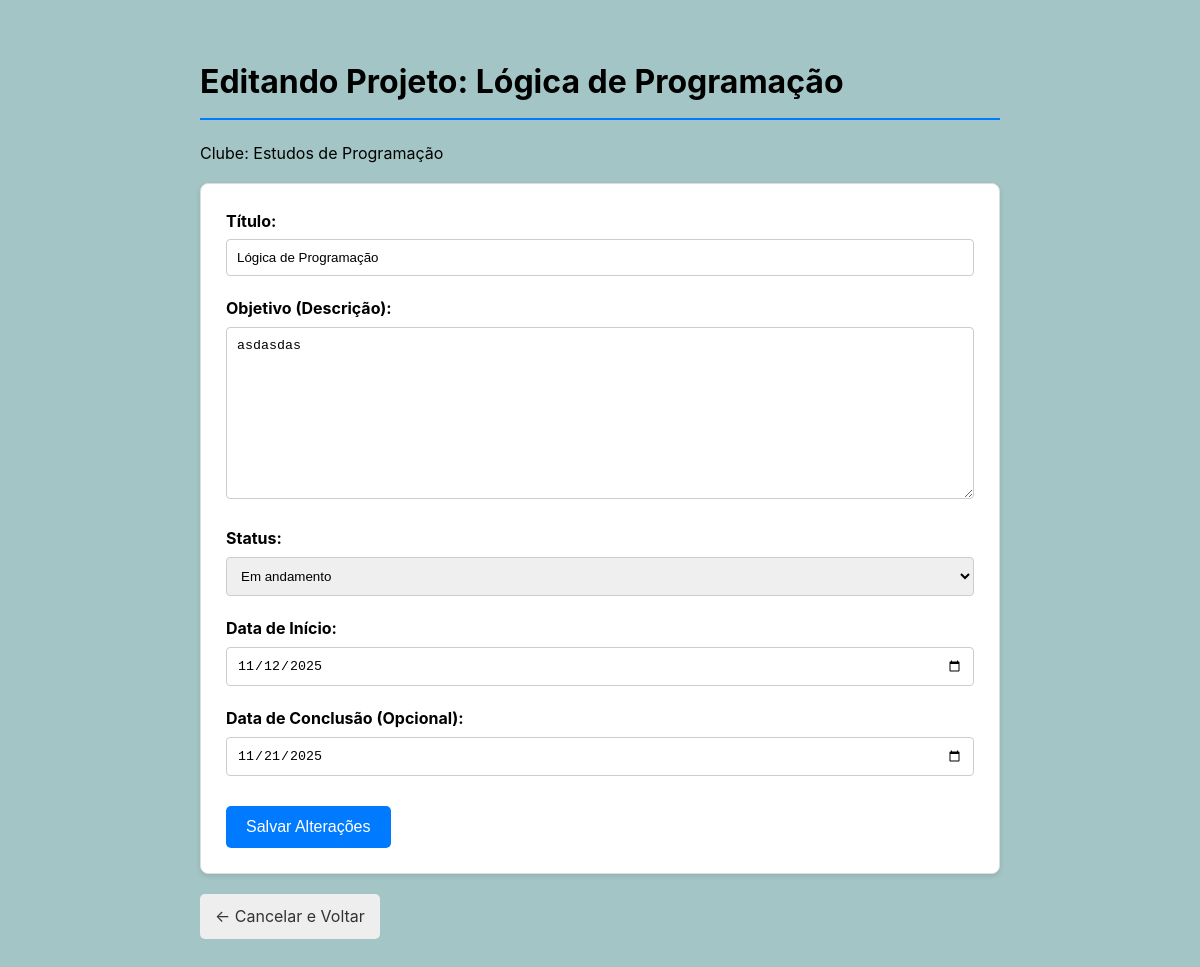
/project/11/edit/ (signed in), run on the app's committed database.
### clubs/models.py (models this page shows, shortened)
class Project(models.Model):
    STATUS_CHOICES = (
        ('concluido', 'Concluido'),
        ('em andamento', 'Em andamento'),
        )
    club = models.ForeignKey(Club, on_delete=models.CASCADE, related_name='projects')
    title = models.CharField(max_length=200)
    objective = models.TextField(null=True, blank=True)
    status = models.CharField(max_length=100, choices=STATUS_CHOICES, default='Em andamento')
    start_date = models.DateField()
    end_date = models.DateField(null=True, blank=True)

class Club(models.Model):
    name = models.CharField(max_length=100, unique=True)
    description = models.TextField(null=True, blank=True, default='')
    logo = models.ImageField(upload_to='club_logos/', null=True, blank=True)
    created_at = models.DateTimeField(auto_now_add=True)
    advisor = models.ForeignKey(
        settings.AUTH_USER_MODEL,
        on_delete=models.SET_NULL,
        null=True,
        related_name='advised_clubs'
    )
    members = models.ManyToManyField(
        settings.AUTH_USER_MODEL,
        through='Membership',
        related_name='joined_clubs', blank=True
        )

### clubs/views.py (the view)
# urls.py: path('project/<int:pk>/edit/', views.project_edit, name='project-edit'),
@login_required
def project_edit(request, pk):
    project = get_object_or_404(Project, pk=pk)
    club = project.club
    is_advisor = (request.user == club.advisor)
    is_manager = Membership.objects.filter(club=club, user=request.user, position='Manager').exists()
    if not (is_advisor or is_manager):
        messages.error(request, 'ERRO: Você não tem permissão para editar este projeto.')
        return redirect('club-detail', pk=club.pk)
    if request.method == 'POST':
        form = ProjectForm(request.POST, instance=project)
        if form.is_valid():
            form.save()
            messages.success(request, 'Projeto atualizado com sucesso!')
            return redirect('project-detail', pk=project.pk)
    else:
        form = ProjectForm(instance=project)
    context = {
        'form': form,
        'project': project,
        'club': club,
    }
    return render(request, 'clubs/project_edit.html', context)

### clubs/forms.py
class ProjectForm(forms.ModelForm):
    class Meta:
        model = Project
        fields = ['title', 'objective', 'status', 'start_date', 'end_date']
        widgets = {
            'start_date': forms.DateInput(
                attrs={'type': 'date'},
                format='%Y-%m-%d'
            ),
            'end_date': forms.DateInput(
                attrs={'type': 'date'},
                format='%Y-%m-%d'
            ),
        }

### templates/clubs/project_edit.html (shortened to what this page needs)
{% load static %}
<!DOCTYPE html>
<html lang="pt-br">
<head>
    <link rel="stylesheet" href="{% static 'css/style.css' %}">
</head>
<body>
    <div class="container">
        <h1>Editando Projeto: {{ project.title }}</h1>
        <p>Clube: {{ project.club.name }}</p>
        <div class="form-container">
            <form method="post">
                <div class="form-field">
                    <label for="{{ form.title.id_for_label }}">Título:</label>
                    {{ form.title }}
                </div>
                <div class="form-field">
                    <label for="{{ form.objective.id_for_label }}">Objetivo (Descrição):</label>
                    {{ form.objective }}
                </div>
                <div class="form-field">
                    <label for="{{ form.status.id_for_label }}">Status:</label>
                    {{ form.status }}
                </div>
                <div class="form-field">
                    <label for="{{ form.start_date.id_for_label }}">Data de Início:</label>
                    {{ form.start_date }}
                </div>
                <div class="form-field">
                    <label for="{{ form.end_date.id_for_label }}">Data de Conclusão (Opcional):</label>
                    {{ form.end_date }}
                </div>
                <button type="submit" class="submit-btn">Salvar Alterações</button>
            </form>
        </div>
        <a href="{% url 'project-detail' pk=project.pk %}" class="back-link">← Cancelar e Voltar</a>
    </div>
</body>
</html>

### static/css/style.css (style rules this page uses)
body { background-color: #72a7a7a6; }

### templates/clubs/project_edit.html (style rules this page uses)
body { font-family: -apple-system, BlinkMacSystemFont, "Segoe UI", Roboto, "Helvetica Neue", Arial, sans-serif; margin: 0; padding: 0; line-height: 1.6; }
.container { max-width: 800px; margin: 20px auto; padding: 15px; }
h1 { border-bottom: 2px solid #007bff; padding-bottom: 10px; }
.form-container { border: 1px solid #ddd; padding: 25px; border-radius: 8px; background-color: #ffffff; box-shadow: 0 2px 5px rgba(0, 0, 0, 0.1); }
.form-field { margin-bottom: 20px; }
form label { font-weight: bold; display: block; margin-bottom: 5px; }
form input[type="text"], form input[type="date"], form textarea, form select { width: 100%; padding: 10px; border: 1px solid #ccc; border-radius: 4px; box-sizing: border-box; }
form textarea { min-height: 120px; resize: vertical; }
.submit-btn { background: #007bff; color: white; padding: 12px 20px; border: none; border-radius: 5px; cursor: pointer; font-size: 16px; width: 100%; margin-top: 10px; }
.back-link { display: inline-block; margin-top: 20px; text-decoration: none; background: #eee; padding: 10px 15px; border-radius: 5px; color: #333; }
@media (min-width: 600px) { .submit-btn { width: auto; } }

### data on the page
Project: title "Lógica de Programação", club.name "Estudos de Programação", objective "asdasdas", status "Em andamento", start_date "11/12/2025", end_date "11/21/2025"
